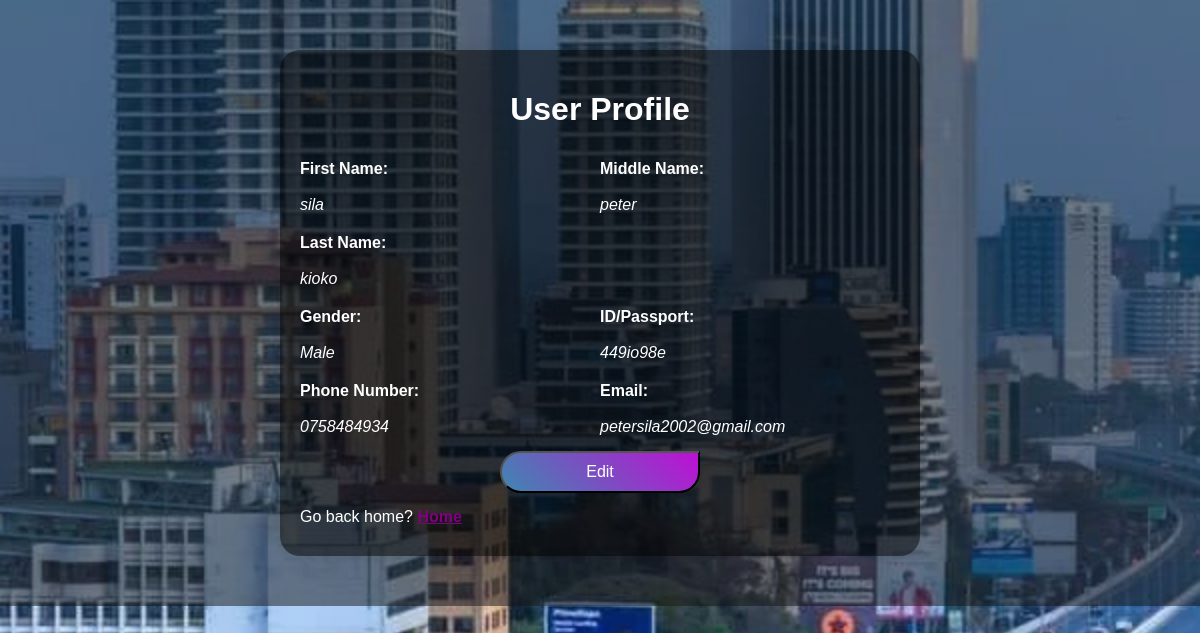
Page /profile.php (signed in) on the committed database.
### tables this page shows
CREATE TABLE `users` (
  `user_id` int NOT NULL AUTO_INCREMENT,
  `firstname` varchar(100) NOT NULL,
  `middlename` varchar(100) NOT NULL,
  `lastname` varchar(100) NOT NULL,
  `idpassport` varchar(100) NOT NULL,
  `phonenumber` varchar(100) NOT NULL,
  `email` varchar(100) NOT NULL,
  `gender` varchar(100) NOT NULL,
  `role` varchar(100) NOT NULL,
  `password` varchar(70) NOT NULL,
  `verified` tinyint NOT NULL,
  `token` varchar(50) NOT NULL,
  `lastupdated` timestamp(6) NOT NULL DEFAULT CURRENT_TIMESTAMP(6) ON UPDATE CURRENT_TIMESTAMP(6),
  PRIMARY KEY (`user_id`)
);

### controllers/profile.php (called while the page is built, shortened)
<?php
require 'connect/db_connect.php';
if(isset($_SESSION['user_id'])) {
    $user_id = $_SESSION['user_id'];
    $sql = "SELECT * FROM users WHERE user_id = $user_id";
    $result = $conn->query($sql);
    if ($result->num_rows > 0) {
        $user_info = $result->fetch_assoc();
        $firstname = $user_info['firstname'];
        $middlename = $user_info['middlename'];
        $lastname = $user_info['lastname'];
        $gender = $user_info['gender'];
        $idpassport = $user_info['idpassport'];
        $phonenumber = $user_info['phonenumber'];
        $email = $user_info['email'];
    }
} else {
    echo "user ID not provided!";
}
?>

### profile.php (the view, shortened to what this page needs)
<?php
require_once 'controllers/profile.php';
?>
<!DOCTYPE html>
<html lang="en">
<head>
    <link rel="stylesheet" href="css/profiles.css">
</head>
<body>
    <div class="prof">
        <div class="container">
            <h1>User Profile</h1>
            <div class="profile-info active">
                <div class="name">
                    <p><strong>First Name:</strong> <br><br><span id="firstname"><i><?php  echo $firstname ?></i></span></p>
                    <p><strong>Middle Name:</strong> <br><br><span id="middlename"><i><?php  echo $middlename ?></i></span></p>
                </div>
                <div class="name">
                    <p><strong>Last Name:</strong> <br><br><span id="lastname"><i><?php  echo $lastname ?></i></span></p>
                </div>
                <div class="name1">
                    <p><strong>Gender:</strong> <br><br><span id="gender"><i><?php echo $gender ?></i></span></p>
                    <p><strong>ID/Passport:</strong> <br><br><span id="idpassport"><i><?php  echo $idpassport ?></i></span></p>
                </div>
                <div class="name2">
                    <p><strong>Phone Number:</strong> <br><br><span id="phonenumber"><i><?php  echo $phonenumber ?></i></span></p>
                    <p><strong>Email:</strong> <br><br><span id="email"><i><?php  echo $email ?></i></span></p>
                </div>
                <div class="buttons">
                    <button class="edit" onclick="toggleEdit(true)">Edit</button>
                </div>
                <div class="form-group">
                    <p>Go back home? <a href="home.php" style="color: purple;"><b>Home</b></a></p>
                </div>
            </div>
        </div>
    </div>
</body>
</html>

### css/profiles.css (style rules this page uses)
body { font-family: Arial, sans-serif; margin: 0; padding: 0; background-image: url(../images/nairobi.webp); background-repeat: no-repeat; background-size: cover; }
.prof { width: 100%; padding-top: 50px; padding-bottom: 50px; margin-bottom: 0px; background: rgb(0, 0, 0); background-color: rgba(20, 20, 20, 0.5); }
.container { width: 50%; margin: auto; border-radius: 20px; background: rgb(0, 0, 0); background-color: rgba(0, 0, 0, 0.5); color: white; padding: 20px; box-shadow: 0 0 10px rgba(0, 0, 0, 0.1); }
h1 { text-align: center; }
.profile-info, .edit-form { display: none; }
.profile-info.active, .edit-form.active { display: block; }
.profile-info p, .edit-form input { margin: 10px 0; }
.buttons { text-align: center; cursor: pointer; }
.buttons button { padding: 10px 20px; font-size: 16px; margin: 5px; cursor: pointer; }
.edit { display: inline-block; text-decoration: none; padding: 10px 20px; width: 200px; color: #fff; background-image: linear-gradient(45deg, #3f87b1, #bd10d4); font-size: 14px; border-radius: 30px; border-top-right-radius: 0; transition: 0.5s; }
.name { display: flex; width: 100%; }
.name1 { display: flex; width: 100%; }
.name2 { display: flex; width: 100%; }
p { flex-wrap: wrap; flex: 1; }

### rows in the picture
users: firstname "sila", middlename "peter", lastname "kioko", gender "Male", idpassport "449io98e", phonenumber "0758484934", email "petersila2002@gmail.com"
